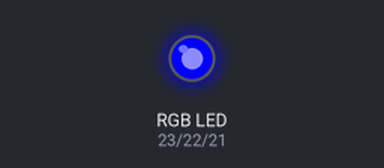
Recording of a sketch running on a simulated Arduino Mega 2560, built with avr-gcc and run on an emulated ATmega2560. Shown: an RGB LED mixed from three pins (HIGH = lit). Random numbers use the default seed unless the sketch sets one.

Above: at 0.1 s.
At 4.1 s:
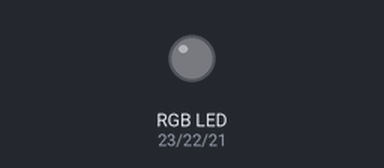
At 8.1 s:
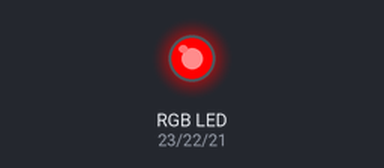
At 18.1 s:
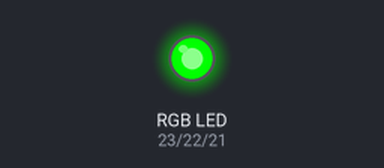
At 26.1 s:
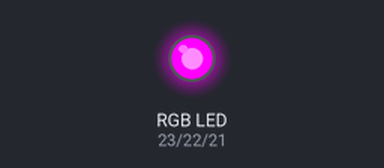
At 38.1 s:
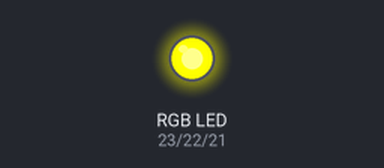
Timing chart, 0 to 39.6 s (numbered marks = the images above):
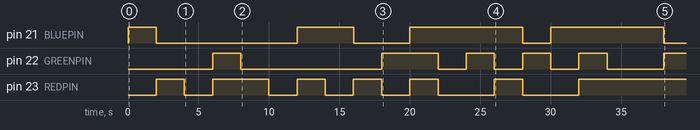

The sketch:

RGBLED.ino
```cpp
#define REDPIN   23
#define GREENPIN 22
#define BLUEPIN  21

int red = 0;
int green = 0;
int blue = 0;

void setup()   {
  // initialize the digitals pin as an outputs
  pinMode(REDPIN, OUTPUT);
  pinMode(GREENPIN, OUTPUT);
  pinMode(BLUEPIN, OUTPUT);
  randomSeed(analogRead(0));
}

void loop()
{
  red = random(0, 256);
  green = random(0, 256);
  blue = random(0, 256);
  analogWrite(REDPIN, red);
  analogWrite(GREENPIN, green);
  analogWrite(BLUEPIN, blue);
  delay(2000);
}
```

Measured:
- by itself, pin 21 (BLUEPIN): LOW → HIGH at 0.00 s, → LOW 2.0 s later, → HIGH 10.0 s later, → LOW 4.0 s later, … (8 changes in this stretch)
- by itself, pin 22 (GREENPIN): goes HIGH 2.0 s, LOW 10.0 s, HIGH 4.0 s, 3 × (LOW 2.0 s, HIGH 2.0 s), LOW 4.0 s, then HIGH
- by itself, pin 23 (REDPIN): LOW → HIGH at 2.0 s, → LOW 2.0 s later, → HIGH 2.0 s later, → LOW 4.0 s later, … (13 changes in this stretch)
